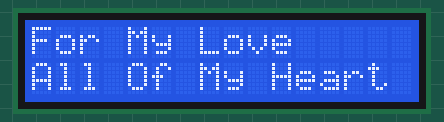
A sketch run on a simulated Arduino Uno, built with avr-gcc and run on an emulated ATmega328P. Shown: 16×2 character LCD. What the sketch prints to the serial monitor is not drawn.

Above: at 0.2 s.
At 5.2 s:
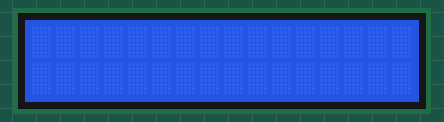

Measured:
- what the display in image 1 shows lasts 1.1 s, from 5.1 s to 6.2 s

The sketch:

main.ino
```cpp
#include <Wire.h>
#include <LiquidCrystal_I2C.h>

LiquidCrystal_I2C lcd(0x3F, 20, 4); // Initialize with a default I2C address, 20 columns, and 4 rows

void setup() {
  Wire.begin();
  Serial.begin(9600);

  // Find the I2C address of the LCD module
  byte lcdAddress = findI2CAddress();

  if (lcdAddress == 0) {
    Serial.println("LCD not found. Please check the connections.");
    while (true); // Halt the program if the LCD is not found
  } else {
    lcd = LiquidCrystal_I2C(lcdAddress, 20, 4); // Initialize with the found I2C address, 20 columns, and 4 rows
    lcd.init(); // Initialize the LCD
    lcd.backlight(); // Turn on the backlight
    lcd.clear(); // Clear the LCD screen
  }
}

void loop() {
  lcd.setCursor(0, 0); // Set cursor to the first column, first row
  lcd.print("For My Love");

  lcd.setCursor(0, 1); // Set cursor to the first column, second row
  lcd.print("Diah Nurhasna");

  lcd.setCursor(0, 2); // Set cursor to the first column, third row
  lcd.print("I Gave You");

  lcd.setCursor(0, 3); // Set cursor to the first column, fourth row
  lcd.print("All Of My Heart");

  delay(5000);    // Display the text for 5 seconds
  lcd.clear();    // Clear the LCD screen
  delay(1000);    // Wait for 1 second before displaying again
}

byte findI2CAddress() {
  byte error, address;
  int nDevices;

  Serial.println("Scanning...");

  nDevices = 0;
  for (address = 1; address < 127; address++) {
    Wire.beginTransmission(address);
    error = Wire.endTransmission();

    if (error == 0) {
      Serial.print("I2C device found at address 0x");
      if (address < 16) Serial.print("0");
      Serial.println(address, HEX);
      nDevices++;
      return address; // Return the first found address
    }
    else if (error == 4) {
      Serial.print("Unknown error at address 0x");
      if (address < 16) Serial.print("0");
      Serial.println(address, HEX);
    }
  }

  if (nDevices == 0) {
    Serial.println("No I2C devices found");
  }

  return 0;
}
```
